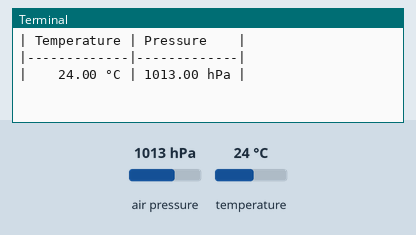
Simulated run of this program. Board: Raspberry Pi (BCM pin numbers). On the bench: the last lines printed to the terminal. The inputs (shaded band) are chosen by the test bench; at power-on: air pressure 1013 hPa, temperature 24 °C.

Above: at 1.2 s.
1.3 s: air pressure set to 952 hPa
At 3.3 s:
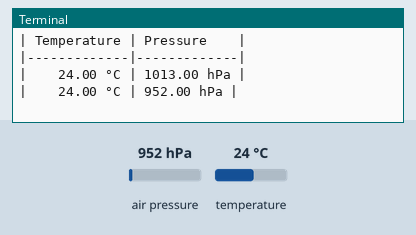
4.0 s: temperature set to 12 °C
At 4.9 s:
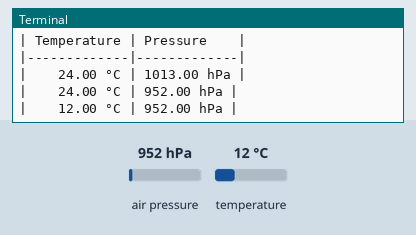
6.7 s: air pressure set to 975 hPa
At 9.2 s:
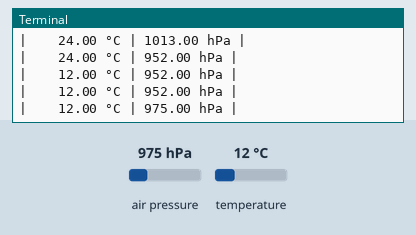
Timing chart, 0 to 10.7 s (numbered marks = the images above; inputs shaded):
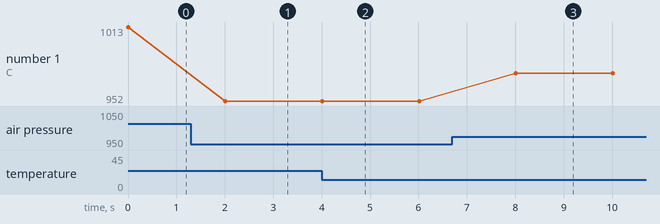

The program:

simple_bmp280_logger.py
```python
#!/usr/bin/env python3
import sys
import smbus
import time

DEFAULT_BUS = 1
DEFAULT_ADDRESS = 0x76  # or 0x77

# Registers
REG_CHIP_ID   = 0xD0
REG_RESET     = 0xE0
REG_CALIB00   = 0x88
REG_CTRL_MEAS = 0xF4
REG_CONFIG    = 0xF5
REG_DATA      = 0xF7

BMP280_CHIP_IDS = [0x56, 0x57, 0x58]

def u16(lsb, msb):
    return (msb << 8) | lsb

def s16(lsb, msb):
    result = u16(lsb, msb)
    if result > 32767:
        result -= 65536
    return result


class BMP280:
    def __init__(self, address=DEFAULT_ADDRESS, bus=DEFAULT_BUS):
        self.bus = smbus.SMBus(bus)
        self.address = address

        self.check_chip_id()
        self.reset()
        self.setup()

    def check_chip_id(self):
        chip_id = self.bus.read_byte_data(self.address, REG_CHIP_ID)
        if chip_id not in BMP280_CHIP_IDS:
            raise ValueError(f"Invalid BMP280 chip ID: 0x{chip_id:02X}")
        return True

    def reset(self):
        self.bus.write_byte_data(self.address, REG_RESET, 0xB6)
        time.sleep(0.002)

    def setup(self):
        # Read calibration block (24 bytes for BMP280)
        calib = self.bus.read_i2c_block_data(self.address, REG_CALIB00, 24)

        # Temperature calibration
        self.dig_T1 = u16(calib[0], calib[1])
        self.dig_T2 = s16(calib[2], calib[3])
        self.dig_T3 = s16(calib[4], calib[5])

        # Pressure calibration
        self.dig_P1 = u16(calib[6], calib[7])
        self.dig_P2 = s16(calib[8], calib[9])
        self.dig_P3 = s16(calib[10], calib[11])
        self.dig_P4 = s16(calib[12], calib[13])
        self.dig_P5 = s16(calib[14], calib[15])
        self.dig_P6 = s16(calib[16], calib[17])
        self.dig_P7 = s16(calib[18], calib[19])
        self.dig_P8 = s16(calib[20], calib[21])
        self.dig_P9 = s16(calib[22], calib[23])

        # Configure sensor
        # Temp oversampling x1, Pressure oversampling x1, Normal mode
        self.bus.write_byte_data(self.address, REG_CTRL_MEAS, 0x27)

        # Standby 1000ms, filter off
        self.bus.write_byte_data(self.address, REG_CONFIG, 0xA0)

    def read_values(self):
        data = self.bus.read_i2c_block_data(self.address, REG_DATA, 6)

        adc_p = (data[0] << 12) | (data[1] << 4) | (data[2] >> 4)
        adc_t = (data[3] << 12) | (data[4] << 4) | (data[5] >> 4)

        # Temperature compensation
        var1 = (adc_t / 16384.0 - self.dig_T1 / 1024.0) * self.dig_T2
        var2 = ((adc_t / 131072.0 - self.dig_T1 / 8192.0) ** 2) * self.dig_T3
        self.t_fine = var1 + var2
        temperature = self.t_fine / 5120.0

        # Pressure compensation
        var1 = self.t_fine / 2.0 - 64000.0
        var2 = var1 * var1 * self.dig_P6 / 32768.0
        var2 = var2 + var1 * self.dig_P5 * 2.0
        var2 = var2 / 4.0 + self.dig_P4 * 65536.0
        var1 = (self.dig_P3 * var1 * var1 / 524288.0 + self.dig_P2 * var1) / 524288.0
        var1 = (1.0 + var1 / 32768.0) * self.dig_P1

        if var1 == 0:
            pressure = 0
        else:
            pressure = 1048576.0 - adc_p
            pressure = (pressure - var2 / 4096.0) * 6250.0 / var1
            var1 = self.dig_P9 * pressure * pressure / 2147483648.0
            var2 = pressure * self.dig_P8 / 32768.0
            pressure = pressure + (var1 + var2 + self.dig_P7) / 16.0

        pressure = pressure / 100.0  # Convert to hPa

        return temperature, pressure

    def close(self):
        self.bus.close()


def main():
    if len(sys.argv) > 1:
        try:
            address = int(sys.argv[1], 16)
        except ValueError:
            address = DEFAULT_ADDRESS
    else:
        address = DEFAULT_ADDRESS

    try:
        bmp = BMP280(address)

        print("| Temperature | Pressure    |")
        print("|-------------|-------------|")

        while True:
            temp, press = bmp.read_values()
            print(f"|    {temp:.2f} °C | {press:.2f} hPa |")
            time.sleep(2)

    except KeyboardInterrupt:
        print("")

    except Exception as e:
        print(f"Error: {e}")
        sys.exit(1)

    finally:
        try:
            bmp.close()
        except:
            pass


if __name__ == "__main__":
    main()
```

Measured:
- after the input at 1.3 s, the terminal: prints a new line after 0.71 s (image 1)
- after the input at 4.0 s, the terminal: prints a new line at once (image 2)
- after the input at 6.7 s, the terminal: prints a new line after 1.3 s (image 3)
- plotted number 1: 1013 → 952 after the input at 1.3 s, 952 → 975 after the input at 6.7 s
